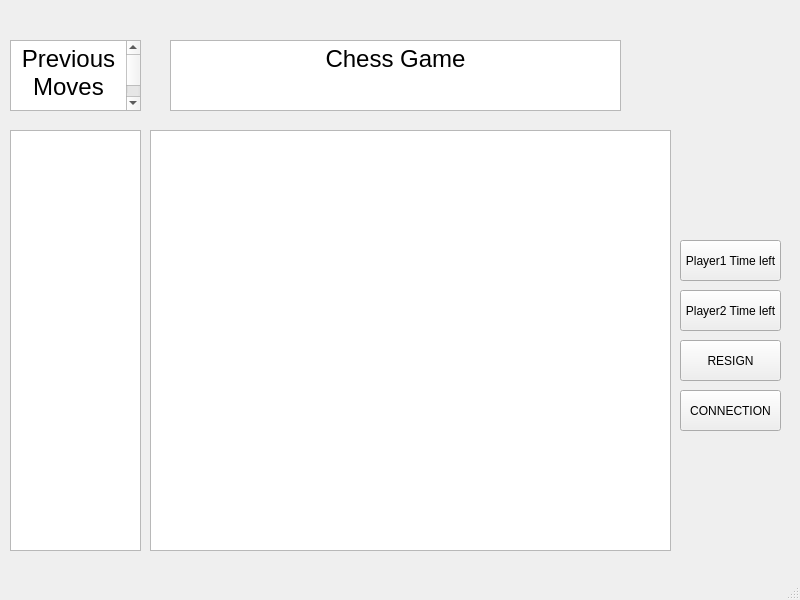
<?xml version="1.0" encoding="UTF-8"?>
<ui version="4.0">
 <class>MainWindow</class>
 <widget class="QMainWindow" name="MainWindow">
  <property name="geometry">
   <rect>
    <x>0</x>
    <y>0</y>
    <width>800</width>
    <height>600</height>
   </rect>
  </property>
  <property name="windowTitle">
   <string>MainWindow</string>
  </property>
  <widget class="QWidget" name="centralwidget">
   <widget class="QPushButton" name="pushButton_3">
    <property name="geometry">
     <rect>
      <x>680</x>
      <y>340</y>
      <width>101</width>
      <height>41</height>
     </rect>
    </property>
    <property name="text">
     <string>RESIGN</string>
    </property>
   </widget>
   <widget class="QPushButton" name="pushButton_5">
    <property name="geometry">
     <rect>
      <x>680</x>
      <y>290</y>
      <width>101</width>
      <height>41</height>
     </rect>
    </property>
    <property name="text">
     <string>Player2 Time left</string>
    </property>
   </widget>
   <widget class="QPushButton" name="pushButton_6">
    <property name="geometry">
     <rect>
      <x>680</x>
      <y>390</y>
      <width>101</width>
      <height>41</height>
     </rect>
    </property>
    <property name="text">
     <string>CONNECTION</string>
    </property>
   </widget>
   <widget class="QGraphicsView" name="graphicsView">
    <property name="geometry">
     <rect>
      <x>150</x>
      <y>130</y>
      <width>521</width>
      <height>421</height>
     </rect>
    </property>
   </widget>
   <widget class="QTextEdit" name="textEdit">
    <property name="geometry">
     <rect>
      <x>170</x>
      <y>40</y>
      <width>451</width>
      <height>71</height>
     </rect>
    </property>
    <property name="html">
     <string>&lt;!DOCTYPE HTML PUBLIC &quot;-//W3C//DTD HTML 4.0//EN&quot; &quot;http://www.w3.org/TR/REC-html40/strict.dtd&quot;&gt;
&lt;html&gt;&lt;head&gt;&lt;meta name=&quot;qrichtext&quot; content=&quot;1&quot; /&gt;&lt;meta charset=&quot;utf-8&quot; /&gt;&lt;style type=&quot;text/css&quot;&gt;
p, li { white-space: pre-wrap; }
hr { height: 1px; border-width: 0; }
li.unchecked::marker { content: &quot;\2610&quot;; }
li.checked::marker { content: &quot;\2612&quot;; }
&lt;/style&gt;&lt;/head&gt;&lt;body style=&quot; font-family:'Segoe UI'; font-size:9pt; font-weight:400; font-style:normal;&quot;&gt;
&lt;p align=&quot;center&quot; style=&quot; margin-top:0px; margin-bottom:0px; margin-left:0px; margin-right:0px; -qt-block-indent:0; text-indent:0px;&quot;&gt;&lt;span style=&quot; font-size:18pt;&quot;&gt;Chess Game&lt;/span&gt;&lt;/p&gt;
&lt;p align=&quot;center&quot; style=&quot;-qt-paragraph-type:empty; margin-top:0px; margin-bottom:0px; margin-left:0px; margin-right:0px; -qt-block-indent:0; text-indent:0px; font-size:18pt;&quot;&gt;&lt;br /&gt;&lt;/p&gt;&lt;/body&gt;&lt;/html&gt;</string>
    </property>
   </widget>
   <widget class="QPushButton" name="pushButton_7">
    <property name="geometry">
     <rect>
      <x>680</x>
      <y>240</y>
      <width>101</width>
      <height>41</height>
     </rect>
    </property>
    <property name="text">
     <string>Player1 Time left</string>
    </property>
   </widget>
   <widget class="QTextEdit" name="textEdit_2">
    <property name="geometry">
     <rect>
      <x>10</x>
      <y>40</y>
      <width>131</width>
      <height>71</height>
     </rect>
    </property>
    <property name="html">
     <string>&lt;!DOCTYPE HTML PUBLIC &quot;-//W3C//DTD HTML 4.0//EN&quot; &quot;http://www.w3.org/TR/REC-html40/strict.dtd&quot;&gt;
&lt;html&gt;&lt;head&gt;&lt;meta name=&quot;qrichtext&quot; content=&quot;1&quot; /&gt;&lt;meta charset=&quot;utf-8&quot; /&gt;&lt;style type=&quot;text/css&quot;&gt;
p, li { white-space: pre-wrap; }
hr { height: 1px; border-width: 0; }
li.unchecked::marker { content: &quot;\2610&quot;; }
li.checked::marker { content: &quot;\2612&quot;; }
&lt;/style&gt;&lt;/head&gt;&lt;body style=&quot; font-family:'Segoe UI'; font-size:9pt; font-weight:400; font-style:normal;&quot;&gt;
&lt;p align=&quot;center&quot; style=&quot; margin-top:0px; margin-bottom:0px; margin-left:0px; margin-right:0px; -qt-block-indent:0; text-indent:0px;&quot;&gt;&lt;span style=&quot; font-size:18pt;&quot;&gt;Previous Moves&lt;/span&gt;&lt;/p&gt;
&lt;p align=&quot;center&quot; style=&quot;-qt-paragraph-type:empty; margin-top:0px; margin-bottom:0px; margin-left:0px; margin-right:0px; -qt-block-indent:0; text-indent:0px; font-size:18pt;&quot;&gt;&lt;br /&gt;&lt;/p&gt;&lt;/body&gt;&lt;/html&gt;</string>
    </property>
   </widget>
   <widget class="QTextEdit" name="textEdit_3">
    <property name="geometry">
     <rect>
      <x>10</x>
      <y>130</y>
      <width>131</width>
      <height>421</height>
     </rect>
    </property>
    <property name="html">
     <string>&lt;!DOCTYPE HTML PUBLIC &quot;-//W3C//DTD HTML 4.0//EN&quot; &quot;http://www.w3.org/TR/REC-html40/strict.dtd&quot;&gt;
&lt;html&gt;&lt;head&gt;&lt;meta name=&quot;qrichtext&quot; content=&quot;1&quot; /&gt;&lt;meta charset=&quot;utf-8&quot; /&gt;&lt;style type=&quot;text/css&quot;&gt;
p, li { white-space: pre-wrap; }
hr { height: 1px; border-width: 0; }
li.unchecked::marker { content: &quot;\2610&quot;; }
li.checked::marker { content: &quot;\2612&quot;; }
&lt;/style&gt;&lt;/head&gt;&lt;body style=&quot; font-family:'Segoe UI'; font-size:9pt; font-weight:400; font-style:normal;&quot;&gt;
&lt;p style=&quot;-qt-paragraph-type:empty; margin-top:0px; margin-bottom:0px; margin-left:0px; margin-right:0px; -qt-block-indent:0; text-indent:0px;&quot;&gt;&lt;br /&gt;&lt;/p&gt;&lt;/body&gt;&lt;/html&gt;</string>
    </property>
   </widget>
  </widget>
  <widget class="QMenuBar" name="menubar">
   <property name="geometry">
    <rect>
     <x>0</x>
     <y>0</y>
     <width>800</width>
     <height>22</height>
    </rect>
   </property>
  </widget>
  <widget class="QStatusBar" name="statusbar"/>
 </widget>
 <resources/>
 <connections/>
</ui>
